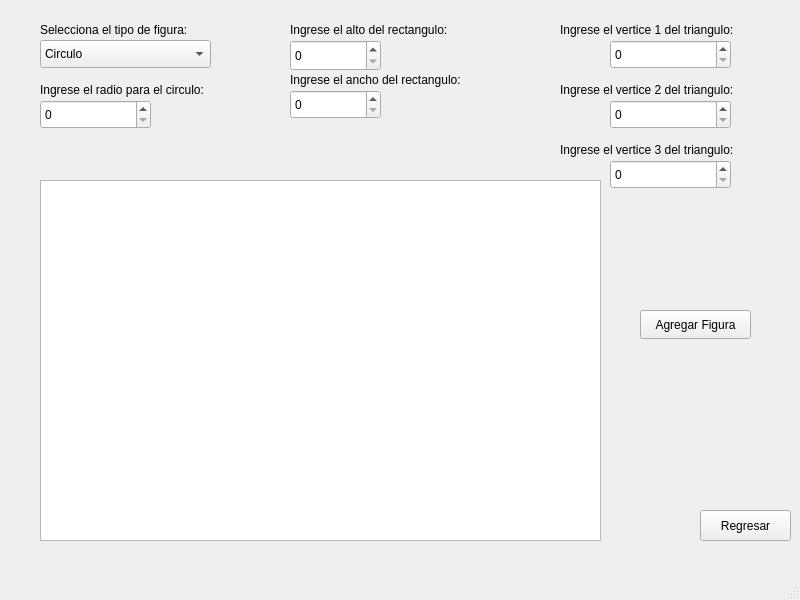
<?xml version="1.0" encoding="UTF-8"?>
<ui version="4.0">
 <class>cframe</class>
 <widget class="QMainWindow" name="cframe">
  <property name="geometry">
   <rect>
    <x>0</x>
    <y>0</y>
    <width>800</width>
    <height>600</height>
   </rect>
  </property>
  <property name="windowTitle">
   <string>cframe</string>
  </property>
  <widget class="QWidget" name="centralwidget">
   <widget class="QStackedWidget" name="stackedWidget">
    <property name="geometry">
     <rect>
      <x>10</x>
      <y>0</y>
      <width>781</width>
      <height>561</height>
     </rect>
    </property>
    <property name="currentIndex">
     <number>2</number>
    </property>
    <widget class="QWidget" name="page">
     <widget class="QLabel" name="label">
      <property name="geometry">
       <rect>
        <x>340</x>
        <y>39</y>
        <width>141</width>
        <height>61</height>
       </rect>
      </property>
      <property name="font">
       <font>
        <family>Showcard Gothic</family>
        <pointsize>22</pointsize>
        <underline>true</underline>
       </font>
      </property>
      <property name="text">
       <string>MENU</string>
      </property>
     </widget>
     <widget class="QPushButton" name="pushButton">
      <property name="geometry">
       <rect>
        <x>330</x>
        <y>130</y>
        <width>131</width>
        <height>31</height>
       </rect>
      </property>
      <property name="text">
       <string>Ejercicio1</string>
      </property>
     </widget>
     <widget class="QPushButton" name="pushButton_2">
      <property name="geometry">
       <rect>
        <x>330</x>
        <y>220</y>
        <width>131</width>
        <height>31</height>
       </rect>
      </property>
      <property name="text">
       <string>Ejercicio 2</string>
      </property>
     </widget>
     <widget class="QPushButton" name="pushButton_3">
      <property name="geometry">
       <rect>
        <x>330</x>
        <y>310</y>
        <width>131</width>
        <height>31</height>
       </rect>
      </property>
      <property name="text">
       <string>Ejercicio 3</string>
      </property>
     </widget>
     <widget class="QPushButton" name="pushButton_4">
      <property name="geometry">
       <rect>
        <x>330</x>
        <y>400</y>
        <width>131</width>
        <height>31</height>
       </rect>
      </property>
      <property name="text">
       <string>Ejercicio 4</string>
      </property>
     </widget>
     <widget class="QPushButton" name="pushButton_6">
      <property name="geometry">
       <rect>
        <x>650</x>
        <y>490</y>
        <width>111</width>
        <height>41</height>
       </rect>
      </property>
      <property name="text">
       <string>Finalizar</string>
      </property>
     </widget>
    </widget>
    <widget class="QWidget" name="page_5">
     <widget class="QLabel" name="label_2">
      <property name="geometry">
       <rect>
        <x>90</x>
        <y>40</y>
        <width>221</width>
        <height>20</height>
       </rect>
      </property>
      <property name="text">
       <string>Ingrese un titulo a su tarea:</string>
      </property>
     </widget>
     <widget class="QLineEdit" name="inputTitulo">
      <property name="geometry">
       <rect>
        <x>90</x>
        <y>60</y>
        <width>351</width>
        <height>31</height>
       </rect>
      </property>
     </widget>
     <widget class="QTextEdit" name="inputDescripcion">
      <property name="geometry">
       <rect>
        <x>90</x>
        <y>130</y>
        <width>351</width>
        <height>141</height>
       </rect>
      </property>
     </widget>
     <widget class="QDateEdit" name="inputFecha">
      <property name="geometry">
       <rect>
        <x>570</x>
        <y>60</y>
        <width>131</width>
        <height>29</height>
       </rect>
      </property>
      <property name="date">
       <date>
        <year>2024</year>
        <month>8</month>
        <day>9</day>
       </date>
      </property>
     </widget>
     <widget class="QComboBox" name="tipoTarea">
      <property name="geometry">
       <rect>
        <x>570</x>
        <y>130</y>
        <width>111</width>
        <height>28</height>
       </rect>
      </property>
      <item>
       <property name="text">
        <string>Diaria</string>
       </property>
      </item>
      <item>
       <property name="text">
        <string>Semanal</string>
       </property>
      </item>
     </widget>
     <widget class="QPushButton" name="btnAgregarTarea">
      <property name="geometry">
       <rect>
        <x>590</x>
        <y>250</y>
        <width>111</width>
        <height>31</height>
       </rect>
      </property>
      <property name="text">
       <string>Agregar</string>
      </property>
     </widget>
     <widget class="QLabel" name="label_6">
      <property name="geometry">
       <rect>
        <x>90</x>
        <y>110</y>
        <width>221</width>
        <height>20</height>
       </rect>
      </property>
      <property name="text">
       <string>Ingrese un descripcion a su tarea:</string>
      </property>
     </widget>
     <widget class="QListWidget" name="listaTareas">
      <property name="geometry">
       <rect>
        <x>90</x>
        <y>300</y>
        <width>601</width>
        <height>192</height>
       </rect>
      </property>
     </widget>
     <widget class="QLabel" name="label_7">
      <property name="geometry">
       <rect>
        <x>90</x>
        <y>280</y>
        <width>221</width>
        <height>20</height>
       </rect>
      </property>
      <property name="text">
       <string>Descripcion de la tarea:</string>
      </property>
     </widget>
     <widget class="QPushButton" name="pushButton_5">
      <property name="geometry">
       <rect>
        <x>670</x>
        <y>500</y>
        <width>91</width>
        <height>31</height>
       </rect>
      </property>
      <property name="text">
       <string>Regresar</string>
      </property>
     </widget>
    </widget>
    <widget class="QWidget" name="page_4">
     <widget class="QPushButton" name="pushButton_7">
      <property name="geometry">
       <rect>
        <x>690</x>
        <y>510</y>
        <width>91</width>
        <height>31</height>
       </rect>
      </property>
      <property name="text">
       <string>Regresar</string>
      </property>
     </widget>
     <widget class="QComboBox" name="seleccionFigura">
      <property name="geometry">
       <rect>
        <x>30</x>
        <y>40</y>
        <width>171</width>
        <height>28</height>
       </rect>
      </property>
      <item>
       <property name="text">
        <string>Circulo</string>
       </property>
      </item>
      <item>
       <property name="text">
        <string>Rectangulo</string>
       </property>
      </item>
      <item>
       <property name="text">
        <string>Triangulo</string>
       </property>
      </item>
     </widget>
     <widget class="QLabel" name="label_3">
      <property name="geometry">
       <rect>
        <x>30</x>
        <y>20</y>
        <width>201</width>
        <height>20</height>
       </rect>
      </property>
      <property name="text">
       <string>Selecciona el tipo de figura:</string>
      </property>
     </widget>
     <widget class="QSpinBox" name="inputRadio">
      <property name="geometry">
       <rect>
        <x>30</x>
        <y>100</y>
        <width>111</width>
        <height>29</height>
       </rect>
      </property>
     </widget>
     <widget class="QLabel" name="label_8">
      <property name="geometry">
       <rect>
        <x>30</x>
        <y>80</y>
        <width>221</width>
        <height>20</height>
       </rect>
      </property>
      <property name="text">
       <string>Ingrese el radio para el circulo:</string>
      </property>
     </widget>
     <widget class="QSpinBox" name="inputAlto">
      <property name="geometry">
       <rect>
        <x>280</x>
        <y>40</y>
        <width>91</width>
        <height>31</height>
       </rect>
      </property>
     </widget>
     <widget class="QSpinBox" name="inputAncho">
      <property name="geometry">
       <rect>
        <x>280</x>
        <y>90</y>
        <width>91</width>
        <height>29</height>
       </rect>
      </property>
     </widget>
     <widget class="QLabel" name="label_9">
      <property name="geometry">
       <rect>
        <x>280</x>
        <y>20</y>
        <width>221</width>
        <height>20</height>
       </rect>
      </property>
      <property name="text">
       <string>Ingrese el alto del rectangulo:</string>
      </property>
     </widget>
     <widget class="QLabel" name="label_10">
      <property name="geometry">
       <rect>
        <x>280</x>
        <y>70</y>
        <width>221</width>
        <height>20</height>
       </rect>
      </property>
      <property name="text">
       <string>Ingrese el ancho del rectangulo:</string>
      </property>
     </widget>
     <widget class="QSpinBox" name="inputPunto1">
      <property name="geometry">
       <rect>
        <x>600</x>
        <y>40</y>
        <width>121</width>
        <height>29</height>
       </rect>
      </property>
     </widget>
     <widget class="QSpinBox" name="inputPunto2">
      <property name="geometry">
       <rect>
        <x>600</x>
        <y>100</y>
        <width>121</width>
        <height>29</height>
       </rect>
      </property>
     </widget>
     <widget class="QSpinBox" name="inputPunto3">
      <property name="geometry">
       <rect>
        <x>600</x>
        <y>160</y>
        <width>121</width>
        <height>29</height>
       </rect>
      </property>
     </widget>
     <widget class="QLabel" name="label_11">
      <property name="geometry">
       <rect>
        <x>550</x>
        <y>20</y>
        <width>231</width>
        <height>20</height>
       </rect>
      </property>
      <property name="text">
       <string>Ingrese el vertice 1 del triangulo:</string>
      </property>
     </widget>
     <widget class="QLabel" name="label_12">
      <property name="geometry">
       <rect>
        <x>550</x>
        <y>80</y>
        <width>231</width>
        <height>20</height>
       </rect>
      </property>
      <property name="text">
       <string>Ingrese el vertice 2 del triangulo:</string>
      </property>
     </widget>
     <widget class="QLabel" name="label_13">
      <property name="geometry">
       <rect>
        <x>550</x>
        <y>140</y>
        <width>231</width>
        <height>20</height>
       </rect>
      </property>
      <property name="text">
       <string>Ingrese el vertice 3 del triangulo:</string>
      </property>
     </widget>
     <widget class="QPushButton" name="btnAgregarFigura">
      <property name="geometry">
       <rect>
        <x>630</x>
        <y>310</y>
        <width>111</width>
        <height>29</height>
       </rect>
      </property>
      <property name="text">
       <string>Agregar Figura</string>
      </property>
     </widget>
     <widget class="QGraphicsView" name="lienzo">
      <property name="geometry">
       <rect>
        <x>30</x>
        <y>180</y>
        <width>561</width>
        <height>361</height>
       </rect>
      </property>
     </widget>
    </widget>
    <widget class="QWidget" name="page_3">
     <widget class="QLabel" name="label_4">
      <property name="geometry">
       <rect>
        <x>510</x>
        <y>90</y>
        <width>63</width>
        <height>20</height>
       </rect>
      </property>
      <property name="text">
       <string>ejer3</string>
      </property>
     </widget>
     <widget class="QPushButton" name="pushButton_8">
      <property name="geometry">
       <rect>
        <x>690</x>
        <y>510</y>
        <width>91</width>
        <height>31</height>
       </rect>
      </property>
      <property name="text">
       <string>Regresar</string>
      </property>
     </widget>
    </widget>
    <widget class="QWidget" name="page_2">
     <widget class="QLabel" name="label_5">
      <property name="geometry">
       <rect>
        <x>400</x>
        <y>130</y>
        <width>63</width>
        <height>20</height>
       </rect>
      </property>
      <property name="text">
       <string>ejer4</string>
      </property>
     </widget>
     <widget class="QPushButton" name="pushButton_9">
      <property name="geometry">
       <rect>
        <x>690</x>
        <y>510</y>
        <width>91</width>
        <height>31</height>
       </rect>
      </property>
      <property name="text">
       <string>Regresar</string>
      </property>
     </widget>
    </widget>
   </widget>
  </widget>
  <widget class="QMenuBar" name="menubar">
   <property name="geometry">
    <rect>
     <x>0</x>
     <y>0</y>
     <width>800</width>
     <height>25</height>
    </rect>
   </property>
  </widget>
  <widget class="QStatusBar" name="statusbar"/>
 </widget>
 <resources/>
 <connections/>
</ui>
